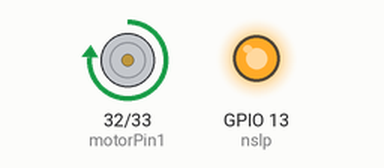
Bench run of a sketch on a simulated ESP32. Shown: motor-driver pin pairs drawn as motors (green arrow = first pin HIGH = forward, orange = second pin HIGH = backward, longer = more drive), output pins drawn as LEDs (lit = HIGH).

Above: at 1.0 s.
At 3.0 s:
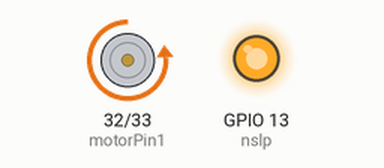
At 5.0 s:
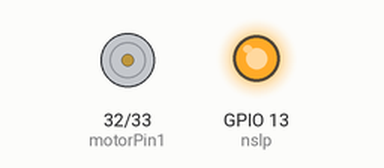
Timing chart, 0 to 7.8 s (numbered marks = the images above):
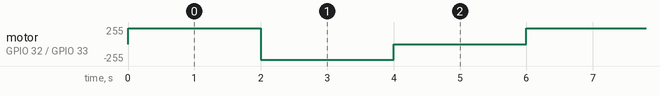

Measured:
- by itself, motor on GPIO 32 (motorPin1) / GPIO 33 (motorPin2): repeats every 6.0 s: backward 239/255 2.0 s, stopped 2.0 s, forward 239/255 2.0 s

The sketch:

4_DC_Motor_Test_Code.ino
```cpp
////////////--DC Motor Test Code--//////////////
const int motorPin1 = 32;
const int motorPin2 = 33;
const int nslp = 13;
const int frequency = 5000;

// DC Motor
void motor_forward(int speed) // Speed Value (0 - 255)
{
  ledcWrite(2, speed);
  ledcWrite(3, 0);
 // Serial.println("motor_forward");
}

void motor_backward(int speed) // Speed Value (0 - 255)
{
  ledcWrite(2, 0);
  ledcWrite(3, speed);
  //Serial.println("motor_backward");
}

void motor_stop() {
  ledcWrite(2, 0);
  ledcWrite(3, 0);
  //Serial.println("motor_stop");
}

void setup() {
  //######### DC Motor Setup ###########//
  ledcSetup(2, frequency, 8);
  ledcSetup(3, frequency, 8);
  ledcAttachPin(motorPin1, 2);
  ledcAttachPin(motorPin2, 3);

  pinMode(nslp, OUTPUT);
  digitalWrite(nslp, HIGH);
}

void loop() {

  motor_forward(240);   // Forward function
  delay(2000);          // Delay for 2 seconds.
  motor_backward(240);  // Backward function
  delay(2000);          // Delay for 2 seconds.
  motor_stop();         // Stop function
  delay(2000);          // Delay for 2 seconds.

}
```
